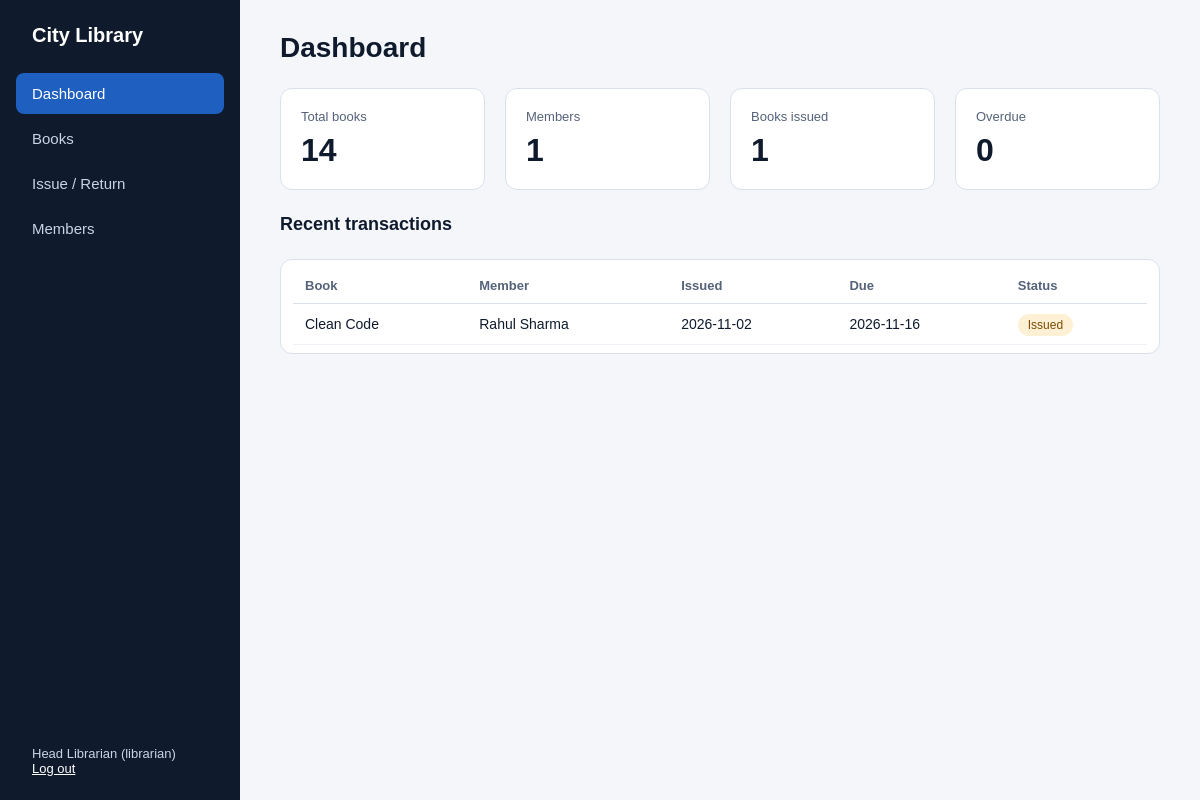
The app's page /dashboard (signed in) with its own data.
### tables this page shows
CREATE TABLE loans (
    id INTEGER PRIMARY KEY AUTOINCREMENT,
    book_id INTEGER NOT NULL REFERENCES books(id),
    member_id INTEGER NOT NULL REFERENCES members(id),
    issue_date TEXT NOT NULL,
    due_date TEXT NOT NULL,
    return_date TEXT,
    fine INTEGER NOT NULL DEFAULT 0,
    status TEXT NOT NULL DEFAULT 'issued' CHECK (status IN ('issued', 'returned'))
);

CREATE TABLE books (
    id INTEGER PRIMARY KEY AUTOINCREMENT,
    title TEXT NOT NULL,
    author TEXT NOT NULL,
    isbn TEXT NOT NULL UNIQUE,
    category TEXT,
    total_copies INTEGER NOT NULL CHECK (total_copies >= 0),
    available_copies INTEGER NOT NULL CHECK (available_copies >= 0)
);

CREATE TABLE users (
    id INTEGER PRIMARY KEY AUTOINCREMENT,
    name TEXT NOT NULL,
    email TEXT NOT NULL UNIQUE,
    password_hash TEXT NOT NULL,
    role TEXT NOT NULL CHECK (role IN ('librarian', 'student'))
);

### app.py (the view)
@app.route("/dashboard")
@login_required("librarian")
def dashboard():
    c = db()
    stats = {
        "books": c.execute("SELECT COALESCE(SUM(total_copies),0) FROM books").fetchone()[0],
        "members": c.execute("SELECT COUNT(*) FROM members").fetchone()[0],
        "issued": c.execute("SELECT COUNT(*) FROM loans WHERE status='issued'").fetchone()[0],
        "overdue": c.execute("SELECT COUNT(*) FROM loans WHERE status='issued' AND due_date < ?",
                             (date.today().isoformat(),)).fetchone()[0],
    }
    recent = c.execute(
        """SELECT l.*, b.title, u.name AS member_name FROM loans l
           JOIN books b ON b.id = l.book_id
           JOIN members m ON m.id = l.member_id
           JOIN users u ON u.id = m.user_id
           ORDER BY l.id DESC LIMIT 8""").fetchall()
    return render_template("dashboard.html", stats=stats, recent=add_fines(recent),
                           today=date.today().isoformat())

### app.py (called while the page is built)
def db():
    if "db" not in g:
        g.db = sqlite3.connect(DB_PATH)
        g.db.row_factory = sqlite3.Row
    return g.db

def calc_fine(due_date_str, returned_on=None):
    returned_on = returned_on or date.today()
    late_days = (returned_on - date.fromisoformat(due_date_str)).days
    return max(0, late_days) * FINE_PER_DAY

def add_fines(rows):
    result = []
    for r in rows:
        d = dict(r)
        if d["status"] == "issued":
            d["fine"] = calc_fine(d["due_date"])
        result.append(d)
    return result

def login_required(role=None):
    def decorator(view):
        @wraps(view)
        def wrapped(*args, **kwargs):
            if "user_id" not in session:
                return redirect(url_for("login"))
            if role and session.get("role") != role:
                flash("You do not have permission to open that page.", "error")
                return redirect(url_for("home"))
            return view(*args, **kwargs)
        return wrapped
    return decorator

### templates/dashboard.html (shortened to what this page needs)
{% extends "base.html" %}
{% block content %}
<div class="top"><h1>Dashboard</h1></div>
<div class="stats">
  <div class="card"><div class="stat-label">Total books</div><div class="stat-value">{{ stats.books }}</div></div>
  <div class="card"><div class="stat-label">Members</div><div class="stat-value">{{ stats.members }}</div></div>
  <div class="card"><div class="stat-label">Books issued</div><div class="stat-value">{{ stats.issued }}</div></div>
  <div class="card"><div class="stat-label">Overdue</div><div class="stat-value">{{ stats.overdue }}</div></div>
</div>
<h2>Recent transactions</h2>
<div class="card wide">
  <table>
    <tr><th>Book</th><th>Member</th><th>Issued</th><th>Due</th><th>Status</th></tr>
    {% for l in recent %}
    <tr>
      <td>{{ l.title }}</td><td>{{ l.member_name }}</td><td>{{ l.issue_date }}</td><td>{{ l.due_date }}</td>
      <td>
        {% if l.status == 'returned' %}<span class="chip ok">Returned</span>
        {% elif l.due_date < today %}<span class="chip bad">Overdue</span>
        {% else %}<span class="chip warn">Issued</span>{% endif %}
      </td>
    </tr>
    {% else %}<tr><td colspan="5" class="muted">No transactions yet.</td></tr>{% endfor %}
  </table>
</div>
{% endblock %}

### static/style.css (style rules this page uses)
* { box-sizing: border-box; }
body { margin: 0; font-family: Arial, Helvetica, sans-serif; background: #F4F6FA; color: #0F1B2D; }
.top { display: flex; justify-content: space-between; align-items: center; gap: 12px; }
h1 { margin: 0; font-size: 28px; }
h2 { margin: 0; font-size: 18px; }
.card { background: #fff; border: 1px solid #D9E0EC; border-radius: 12px; padding: 20px; }
.stats { display: flex; gap: 20px; flex-wrap: wrap; }
.stats .card { flex: 1; min-width: 160px; }
.stat-label { font-size: 13px; color: #55627A; }
.stat-value { font-size: 32px; font-weight: bold; margin-top: 8px; }
table { width: 100%; border-collapse: collapse; }
th { text-align: left; font-size: 13px; color: #55627A; padding: 10px 12px; border-bottom: 1px solid #D9E0EC; }
td { font-size: 14px; padding: 12px; border-bottom: 1px solid #EEF1F7; }
.wide { overflow-x: auto; padding: 8px 12px; }
.chip { padding: 4px 10px; border-radius: 99px; font-size: 12px; white-space: nowrap; }
.warn { background: #FDF0D5; color: #7A4B00; }

### records on screen
loans: title "Clean Code", member_name "Rahul Sharma", issue_date "2026-11-02", due_date "2026-11-16", status "Issued"

### other values on screen
{{ session.name }} "Head Librarian"
{{ session.role }} "librarian"
{{ stats.books }} "14"
{{ stats.members }} "1"
{{ stats.issued }} "1"
{{ stats.overdue }} "0"
